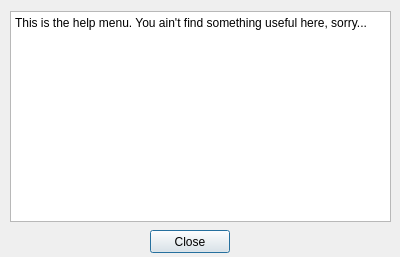
<?xml version="1.0" encoding="UTF-8"?>
<ui version="4.0">
 <class>Help</class>
 <widget class="QDialog" name="Help">
  <property name="geometry">
   <rect>
    <x>0</x>
    <y>0</y>
    <width>400</width>
    <height>257</height>
   </rect>
  </property>
  <property name="windowTitle">
   <string>Notepad</string>
  </property>
  <widget class="QWidget" name="centralWidget" native="true">
   <property name="geometry">
    <rect>
     <x>0</x>
     <y>0</y>
     <width>401</width>
     <height>243</height>
    </rect>
   </property>
   <widget class="QTextBrowser" name="helpBrowser">
    <property name="geometry">
     <rect>
      <x>10</x>
      <y>11</y>
      <width>381</width>
      <height>211</height>
     </rect>
    </property>
    <property name="html">
     <string>&lt;!DOCTYPE HTML PUBLIC &quot;-//W3C//DTD HTML 4.0//EN&quot; &quot;http://www.w3.org/TR/REC-html40/strict.dtd&quot;&gt;
&lt;html&gt;&lt;head&gt;&lt;meta name=&quot;qrichtext&quot; content=&quot;1&quot; /&gt;&lt;style type=&quot;text/css&quot;&gt;
p, li { white-space: pre-wrap; }
&lt;/style&gt;&lt;/head&gt;&lt;body style=&quot; font-family:'Sans Serif'; font-size:9pt; font-weight:400; font-style:normal;&quot;&gt;
&lt;p style=&quot; margin-top:0px; margin-bottom:0px; margin-left:0px; margin-right:0px; -qt-block-indent:0; text-indent:0px;&quot;&gt;This is the help menu. You ain't find something useful here, sorry...&lt;/p&gt;&lt;/body&gt;&lt;/html&gt;</string>
    </property>
   </widget>
  </widget>
  <widget class="QPushButton" name="closeButton">
   <property name="geometry">
    <rect>
     <x>150</x>
     <y>230</y>
     <width>80</width>
     <height>23</height>
    </rect>
   </property>
   <property name="text">
    <string>Close</string>
   </property>
  </widget>
 </widget>
 <layoutdefault spacing="6" margin="11"/>
 <resources/>
 <connections/>
</ui>
